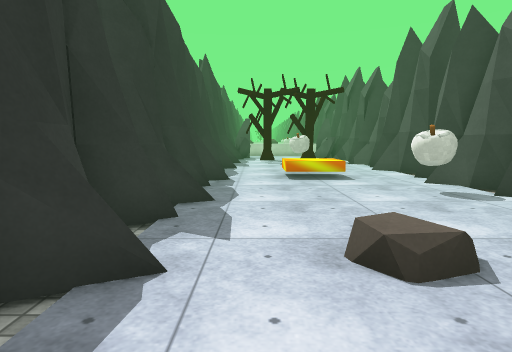
[1] (above)

15 first-person views from a walk through a scene from a Unity 3-D project. The camera is 1.2 m above the floor, tilts 6° down and sees 75° across. The floor is counted in squares, 1 m on a side. Each view is taken from the middle of a square. On the plan, view 1 faces up. The plan holds only what a view shows up to about 14 squares ahead; the rest is blank. The place goes on beyond the plan. Some surface patterns are stand-ins.

[2]
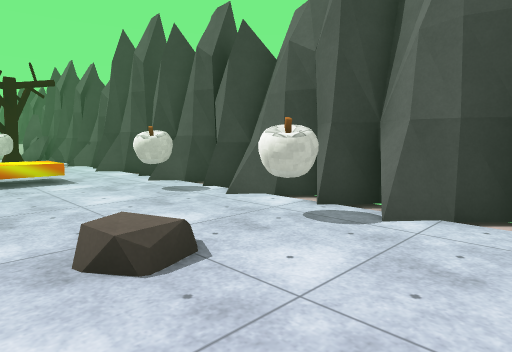

[3]
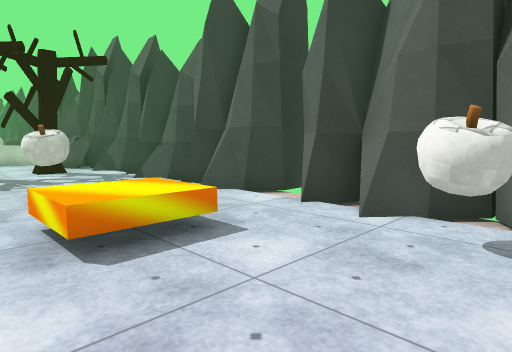

[4]
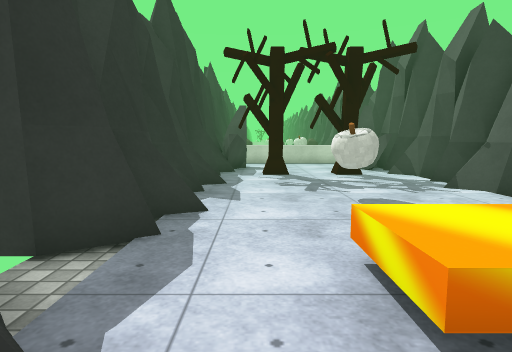

[5]
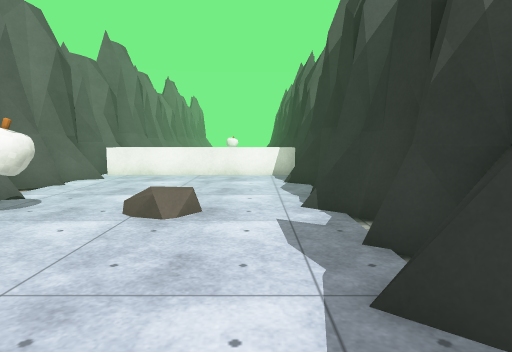

[6]
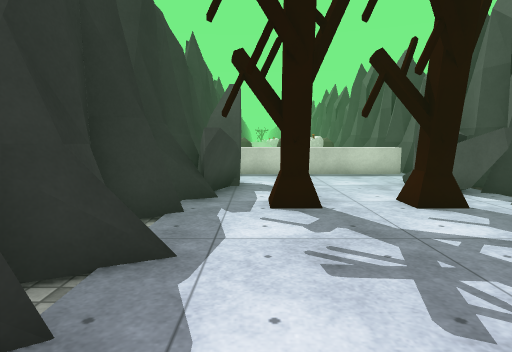

[7]
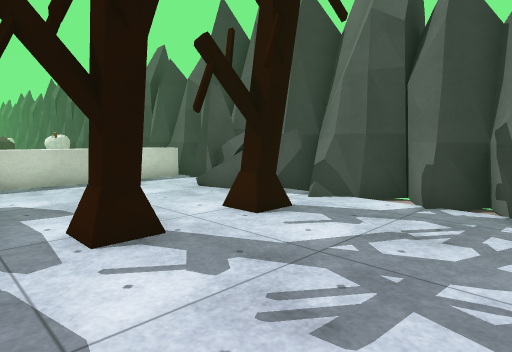

[8]
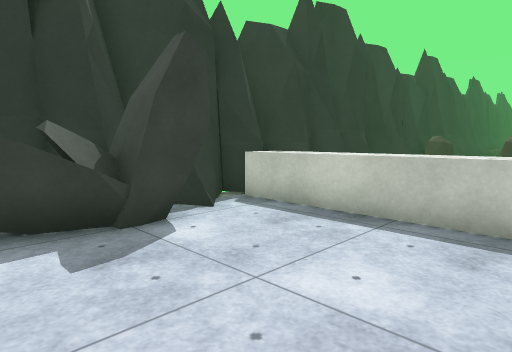

[9]
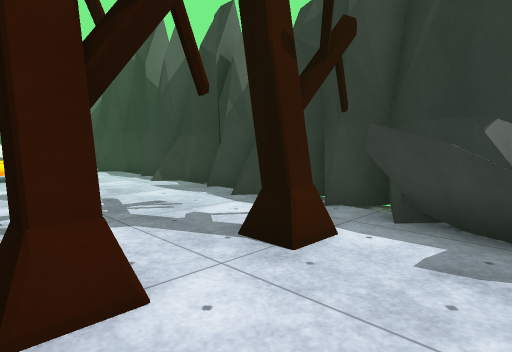

[10]
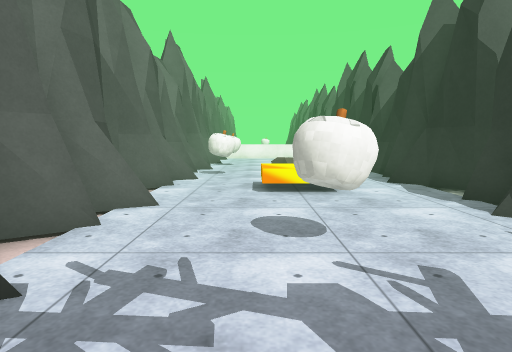

[11]
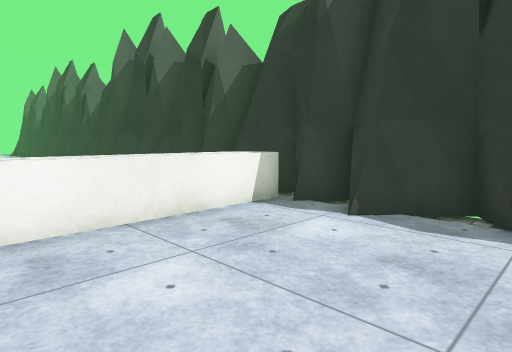

[12]
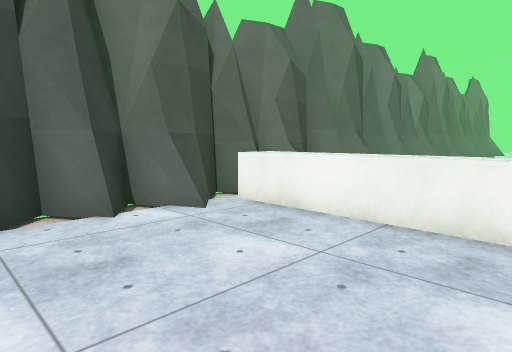

[13]
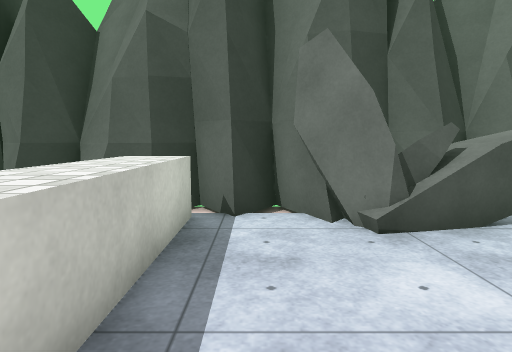

[14]
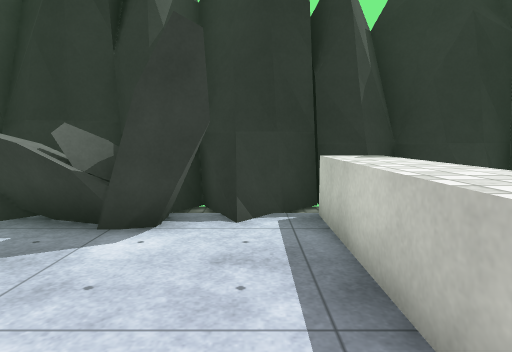

[15]
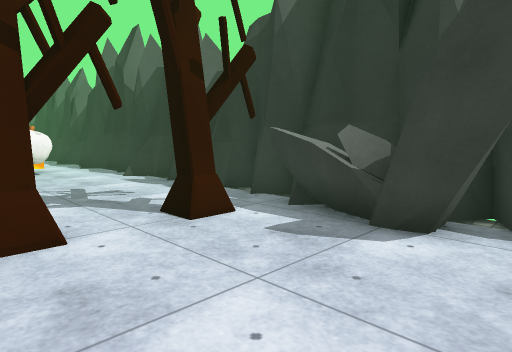

### Floor plan
Key: @ floor where view 1 was taken; # wall or solid block; . floor; / step, stairs or slope; = window, fence, low wall or low ledge; ≈ liquid the walk keeps out of; ^ raised ledge; R rock; T tree; O other object.
Columns run from 3 left of view 1 to 7 right of it. Each row starts with its distance up from view 1.
 29  #       #
 28  #^^^^^^^#
 27  #^^^^^^^#
 26  #=......#
 25  #R.....R#
 24  #R.....R#
 23  #R.....R#
 22  #R.....R#
 21  #.TT.T.##
 20  #.......#
 19  #.......#
 18  #=......#
 17 ##......=#
 16 #/...O...#
 15 ##=......#
 14  #......=#
 13 ##.......##
 12 #...≈≈≈...#
 11 ##..≈≈≈..##
 10  #=......##
  9  #......=#
  8 #......O.#
  7  #=......#
  6  #......=#
  5  #.......#
  4  #.......#
  3  #=..R.O.#
  2  #......=#
  1  #.......#
  0  #.@.....#
 -1  #=......#
 -2  #......=#
 -3  #^^^^^^^#
 -4  #^^^^^^.#
 -5  #       #

Where each view was taken, in squares from view 1:
view 1: 0 up, 0 right, facing up
view 2: 0 up, 0 right, facing up-right
view 3: 7 up, 0 right, facing up-right
view 4: 9 up, 0 right, facing up
view 5: 9 up, 0 right, facing down
view 6: 15 up, 0 right, facing up
view 7: 17 up, 1 left, facing up-right
view 8: 22 up, 4 right, facing up-left
view 9: 24 up, 4 right, facing down-left
view 10: 20 up, 3 right, facing down
view 11: 2 up, 4 right, facing down-left
view 12: 2 up, 0 right, facing down-right
view 13: 26 up, 0 right, facing right
view 14: 26 up, 4 right, facing left
view 15: 26 up, 4 right, facing down-left
